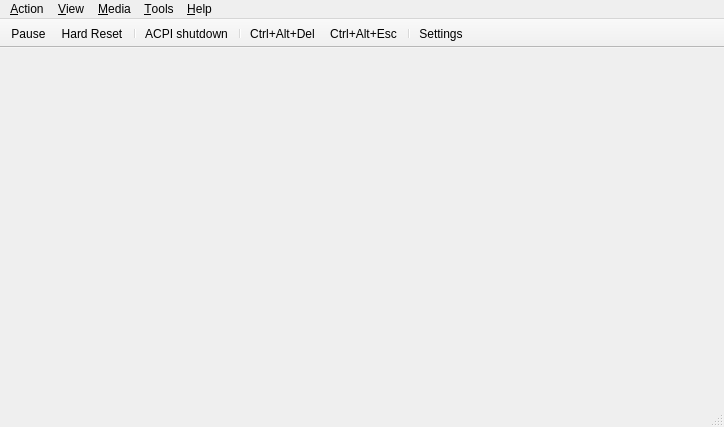
<?xml version="1.0" encoding="UTF-8"?>
<ui version="4.0">
 <class>MainWindow</class>
 <widget class="QMainWindow" name="MainWindow">
  <property name="geometry">
   <rect>
    <x>0</x>
    <y>0</y>
    <width>724</width>
    <height>427</height>
   </rect>
  </property>
  <property name="windowTitle">
   <string>86Box</string>
  </property>
  <widget class="QWidget" name="centralwidget">
   <property name="sizePolicy">
    <sizepolicy hsizetype="Expanding" vsizetype="Expanding">
     <horstretch>0</horstretch>
     <verstretch>0</verstretch>
    </sizepolicy>
   </property>
   <layout class="QVBoxLayout" name="verticalLayout">
    <property name="spacing">
     <number>0</number>
    </property>
    <property name="leftMargin">
     <number>0</number>
    </property>
    <property name="topMargin">
     <number>0</number>
    </property>
    <property name="rightMargin">
     <number>0</number>
    </property>
    <property name="bottomMargin">
     <number>0</number>
    </property>
    <item>
     <widget class="RendererStack" name="stackedWidget">
      <property name="sizePolicy">
       <sizepolicy hsizetype="Expanding" vsizetype="Expanding">
        <horstretch>0</horstretch>
        <verstretch>0</verstretch>
       </sizepolicy>
      </property>
     </widget>
    </item>
   </layout>
  </widget>
  <widget class="QMenuBar" name="menubar">
   <property name="geometry">
    <rect>
     <x>0</x>
     <y>0</y>
     <width>724</width>
     <height>21</height>
    </rect>
   </property>
   <widget class="QMenu" name="menuAction">
    <property name="title">
     <string>&amp;Action</string>
    </property>
    <widget class="QMenu" name="menuTablet_tool">
     <property name="title">
      <string>&amp;Tablet tool</string>
     </property>
     <addaction name="actionPen"/>
     <addaction name="actionCursor_Puck"/>
    </widget>
    <addaction name="menuTablet_tool"/>
    <addaction name="separator"/>
    <addaction name="actionKeyboard_requires_capture"/>
    <addaction name="actionRight_CTRL_is_left_ALT"/>
    <addaction name="separator"/>
    <addaction name="actionUpdate_mouse_every_CPU_frame"/>
    <addaction name="separator"/>
    <addaction name="actionAuto_pause"/>
    <addaction name="actionPause"/>
    <addaction name="separator"/>
    <addaction name="actionHard_Reset"/>
    <addaction name="actionCtrl_Alt_Del"/>
    <addaction name="separator"/>
    <addaction name="actionCtrl_Alt_Esc"/>
    <addaction name="separator"/>
    <addaction name="actionExit"/>
   </widget>
   <widget class="QMenu" name="menuTools">
    <property name="title">
     <string>&amp;Tools</string>
    </property>
    <widget class="QMenu" name="menuSound">
     <property name="title">
      <string>S&amp;ound</string>
     </property>
     <addaction name="actionMute_Unmute"/>
     <addaction name="separator"/>
     <addaction name="actionSound_gain"/>
    </widget>
    <addaction name="actionSettings"/>
    <addaction name="actionUpdate_status_bar_icons"/>
    <addaction name="separator"/>
    <addaction name="actionEnable_Discord_integration"/>
    <addaction name="separator"/>
    <addaction name="actionTake_screenshot"/>
    <addaction name="menuSound"/>
    <addaction name="separator"/>
    <addaction name="actionPreferences"/>
    <addaction name="separator"/>
    <addaction name="actionBegin_trace"/>
    <addaction name="actionEnd_trace"/>
    <addaction name="separator"/>
    <addaction name="actionMCA_devices"/>
    <addaction name="separator"/>
    <addaction name="actionOpen_printer_tray"/>
    <addaction name="actionOpen_screenshots_folder"/>
   </widget>
   <widget class="QMenu" name="menuView">
    <property name="title">
     <string>&amp;View</string>
    </property>
    <widget class="QMenu" name="menuRenderer">
     <property name="title">
      <string>Re&amp;nderer</string>
     </property>
     <addaction name="actionSoftware_Renderer"/>
     <addaction name="actionOpenGL_3_0_Core"/>
     <addaction name="actionVulkan"/>
     <addaction name="actionVNC"/>
    </widget>
    <widget class="QMenu" name="menuWindow_scale_factor">
     <property name="title">
      <string>&amp;Window scale factor</string>
     </property>
     <addaction name="action0_5x"/>
     <addaction name="action1x"/>
     <addaction name="action1_5x"/>
     <addaction name="action2x"/>
     <addaction name="action3x"/>
     <addaction name="action4x"/>
     <addaction name="action5x"/>
     <addaction name="action6x"/>
     <addaction name="action7x"/>
     <addaction name="action8x"/>
    </widget>
    <widget class="QMenu" name="menuFilter_method">
     <property name="title">
      <string>Fi&amp;lter method</string>
     </property>
     <addaction name="actionNearest"/>
     <addaction name="actionLinear"/>
    </widget>
    <widget class="QMenu" name="menuFullscreen_stretch_mode">
     <property name="title">
      <string>Fullscreen &amp;stretch mode</string>
     </property>
     <addaction name="actionFullScreen_stretch"/>
     <addaction name="actionFullScreen_43"/>
     <addaction name="actionFullScreen_keepRatio"/>
     <addaction name="actionFullScreen_int"/>
     <addaction name="actionFullScreen_int43"/>
    </widget>
    <widget class="QMenu" name="menuEGA_S_VGA_settings">
     <property name="title">
      <string>EGA/(S)&amp;VGA settings</string>
     </property>
     <widget class="QMenu" name="menuVGA_screen_type">
      <property name="title">
       <string>VGA screen &amp;type</string>
      </property>
      <addaction name="actionRGB_Color"/>
      <addaction name="actionRGB_Grayscale"/>
      <addaction name="actionAmber_monitor"/>
      <addaction name="actionGreen_monitor"/>
      <addaction name="actionWhite_monitor"/>
     </widget>
     <widget class="QMenu" name="menuGrayscale_conversion_type">
      <property name="title">
       <string>Grayscale &amp;conversion type</string>
      </property>
      <addaction name="actionBT601_NTSC_PAL"/>
      <addaction name="actionBT709_HDTV"/>
      <addaction name="actionAverage"/>
     </widget>
     <addaction name="actionInverted_VGA_monitor"/>
     <addaction name="menuVGA_screen_type"/>
     <addaction name="menuGrayscale_conversion_type"/>
    </widget>
    <addaction name="actionHide_tool_bar"/>
    <addaction name="actionHide_status_bar"/>
    <addaction name="separator"/>
    <addaction name="actionShow_non_primary_monitors"/>
    <addaction name="actionResizable_window"/>
    <addaction name="actionRemember_size_and_position"/>
    <addaction name="separator"/>
    <addaction name="menuRenderer"/>
    <addaction name="actionRenderer_options"/>
    <addaction name="separator"/>
    <addaction name="actionSpecify_dimensions"/>
    <addaction name="actionForce_4_3_display_ratio"/>
    <addaction name="menuWindow_scale_factor"/>
    <addaction name="menuFilter_method"/>
    <addaction name="actionHiDPI_scaling"/>
    <addaction name="separator"/>
    <addaction name="actionFullscreen"/>
    <addaction name="menuFullscreen_stretch_mode"/>
    <addaction name="actionApply_fullscreen_stretch_mode_when_maximized"/>
    <addaction name="actionCGA_composite_settings"/>
    <addaction name="menuEGA_S_VGA_settings"/>
    <addaction name="separator"/>
    <addaction name="actionCGA_PCjr_Tandy_EGA_S_VGA_overscan"/>
    <addaction name="actionChange_contrast_for_monochrome_display"/>
   </widget>
   <widget class="QMenu" name="menuMedia">
    <property name="title">
     <string>&amp;Media</string>
    </property>
   </widget>
   <widget class="QMenu" name="menuAbout">
    <property name="title">
     <string>&amp;Help</string>
    </property>
    <addaction name="actionDocumentation"/>
    <addaction name="actionAbout_86Box"/>
    <addaction name="actionAbout_Qt"/>
   </widget>
   <addaction name="menuAction"/>
   <addaction name="menuView"/>
   <addaction name="menuMedia"/>
   <addaction name="menuTools"/>
   <addaction name="menuAbout"/>
  </widget>
  <widget class="QStatusBar" name="statusbar"/>
  <widget class="QToolBar" name="toolBar">
   <property name="contextMenuPolicy">
    <enum>Qt::ContextMenuPolicy::PreventContextMenu</enum>
   </property>
   <property name="windowTitle">
    <string notr="true">toolBar</string>
   </property>
   <property name="autoFillBackground">
    <bool>true</bool>
   </property>
   <property name="movable">
    <bool>false</bool>
   </property>
   <property name="allowedAreas">
    <set>Qt::ToolBarArea::TopToolBarArea</set>
   </property>
   <property name="iconSize">
    <size>
     <width>16</width>
     <height>16</height>
    </size>
   </property>
   <property name="toolButtonStyle">
    <enum>Qt::ToolButtonStyle::ToolButtonIconOnly</enum>
   </property>
   <property name="floatable">
    <bool>false</bool>
   </property>
   <attribute name="toolBarArea">
    <enum>TopToolBarArea</enum>
   </attribute>
   <attribute name="toolBarBreak">
    <bool>false</bool>
   </attribute>
   <addaction name="actionPause"/>
   <addaction name="actionHard_Reset"/>
   <addaction name="separator"/>
   <addaction name="actionACPI_Shutdown"/>
   <addaction name="separator"/>
   <addaction name="actionCtrl_Alt_Del"/>
   <addaction name="actionCtrl_Alt_Esc"/>
   <addaction name="separator"/>
   <addaction name="actionSettings"/>
  </widget>
  <action name="actionUpdate_mouse_every_CPU_frame">
   <property name="checkable">
    <bool>true</bool>
   </property>
   <property name="text">
    <string>&amp;Update mouse every CPU frame</string>
   </property>
  </action>
  <action name="actionAuto_pause">
   <property name="checkable">
    <bool>true</bool>
   </property>
   <property name="text">
    <string>&amp;Auto-pause on focus loss</string>
   </property>
  </action>
  <action name="actionKeyboard_requires_capture">
   <property name="checkable">
    <bool>true</bool>
   </property>
   <property name="text">
    <string>&amp;Keyboard requires capture</string>
   </property>
  </action>
  <action name="actionRight_CTRL_is_left_ALT">
   <property name="checkable">
    <bool>true</bool>
   </property>
   <property name="text">
    <string>&amp;Right CTRL is left ALT</string>
   </property>
  </action>
  <action name="actionHard_Reset">
   <property name="icon">
    <iconset resource="../qt_resources.qrc">
     <normaloff>:/menuicons/qt/icons/hard_reset.ico</normaloff>:/menuicons/qt/icons/hard_reset.ico</iconset>
   </property>
   <property name="text">
    <string>&amp;Hard Reset...</string>
   </property>
   <property name="iconVisibleInMenu">
    <bool>false</bool>
   </property>
  </action>
  <action name="actionCtrl_Alt_Del">
   <property name="icon">
    <iconset resource="../qt_resources.qrc">
     <normaloff>:/menuicons/qt/icons/send_cad.ico</normaloff>:/menuicons/qt/icons/send_cad.ico</iconset>
   </property>
   <property name="text">
    <string>Ctrl+Alt+Del</string>
   </property>
   <property name="toolTip">
    <string>Ctrl+Alt+Del</string>
   </property>
   <property name="shortcut">
    <string>Ctrl+F12</string>
   </property>
   <property name="iconVisibleInMenu">
    <bool>false</bool>
   </property>
   <property name="shortcutVisibleInContextMenu">
    <bool>false</bool>
   </property>
  </action>
  <action name="actionCtrl_Alt_Esc">
   <property name="icon">
    <iconset resource="../qt_resources.qrc">
     <normaloff>:/menuicons/qt/icons/send_cae.ico</normaloff>:/menuicons/qt/icons/send_cae.ico</iconset>
   </property>
   <property name="text">
    <string>Ctrl+Alt+Esc</string>
   </property>
   <property name="iconVisibleInMenu">
    <bool>false</bool>
   </property>
  </action>
  <action name="actionPause">
   <property name="icon">
    <iconset resource="../qt_resources.qrc">
     <normaloff>:/menuicons/qt/icons/pause.ico</normaloff>:/menuicons/qt/icons/pause.ico</iconset>
   </property>
   <property name="text">
    <string>&amp;Pause</string>
   </property>
   <property name="iconVisibleInMenu">
    <bool>false</bool>
   </property>
  </action>
  <action name="actionExit">
   <property name="text">
    <string>E&amp;xit</string>
   </property>
   <property name="menuRole">
    <enum>QAction::MenuRole::QuitRole</enum>
   </property>
  </action>
  <action name="actionSettings">
   <property name="icon">
    <iconset resource="../qt_resources.qrc">
     <normaloff>:/menuicons/qt/icons/settings.ico</normaloff>:/menuicons/qt/icons/settings.ico</iconset>
   </property>
   <property name="text">
    <string>&amp;Settings...</string>
   </property>
   <property name="menuRole">
    <enum>QAction::MenuRole::NoRole</enum>
   </property>
   <property name="iconVisibleInMenu">
    <bool>false</bool>
   </property>
  </action>
  <action name="actionFullscreen">
   <property name="text">
    <string>&amp;Fullscreen</string>
   </property>
   <property name="shortcut">
    <string>Ctrl+Alt+PgUp</string>
   </property>
  </action>
  <action name="actionSoftware_Renderer">
   <property name="checkable">
    <bool>true</bool>
   </property>
   <property name="text">
    <string>&amp;Qt (Software)</string>
   </property>
   <property name="vid_api" stdset="0">
    <number>0</number>
   </property>
  </action>
  <action name="actionHide_status_bar">
   <property name="checkable">
    <bool>true</bool>
   </property>
   <property name="text">
    <string>&amp;Hide status bar</string>
   </property>
  </action>
  <action name="actionResizable_window">
   <property name="checkable">
    <bool>true</bool>
   </property>
   <property name="text">
    <string>&amp;Resizeable window</string>
   </property>
  </action>
  <action name="actionRemember_size_and_position">
   <property name="checkable">
    <bool>true</bool>
   </property>
   <property name="text">
    <string>R&amp;emember size &amp;&amp; position</string>
   </property>
  </action>
  <action name="actionSpecify_dimensions">
   <property name="text">
    <string>Specify &amp;dimensions...</string>
   </property>
  </action>
  <action name="actionForce_4_3_display_ratio">
   <property name="checkable">
    <bool>true</bool>
   </property>
   <property name="text">
    <string>Force &amp;4:3 display ratio</string>
   </property>
  </action>
  <action name="actionHiDPI_scaling">
   <property name="checkable">
    <bool>true</bool>
   </property>
   <property name="text">
    <string>Hi&amp;DPI scaling</string>
   </property>
  </action>
  <action name="actionCGA_PCjr_Tandy_EGA_S_VGA_overscan">
   <property name="checkable">
    <bool>true</bool>
   </property>
   <property name="text">
    <string>CGA/PCjr/Tandy/E&amp;GA/(S)VGA overscan</string>
   </property>
  </action>
  <action name="actionChange_contrast_for_monochrome_display">
   <property name="checkable">
    <bool>true</bool>
   </property>
   <property name="text">
    <string>Change contrast for &amp;monochrome display</string>
   </property>
  </action>
  <action name="action0_5x">
   <property name="checkable">
    <bool>true</bool>
   </property>
   <property name="text">
    <string>&amp;0.5x</string>
   </property>
  </action>
  <action name="action1x">
   <property name="checkable">
    <bool>true</bool>
   </property>
   <property name="text">
    <string>&amp;1x</string>
   </property>
  </action>
  <action name="action1_5x">
   <property name="checkable">
    <bool>true</bool>
   </property>
   <property name="text">
    <string>1.&amp;5x</string>
   </property>
  </action>
  <action name="action2x">
   <property name="checkable">
    <bool>true</bool>
   </property>
   <property name="text">
    <string>&amp;2x</string>
   </property>
  </action>
  <action name="action3x">
   <property name="checkable">
    <bool>true</bool>
   </property>
   <property name="text">
    <string>&amp;3x</string>
   </property>
  </action>
  <action name="action4x">
   <property name="checkable">
    <bool>true</bool>
   </property>
   <property name="text">
    <string>&amp;4x</string>
   </property>
  </action>
  <action name="action5x">
   <property name="checkable">
    <bool>true</bool>
   </property>
   <property name="text">
    <string>&amp;5x</string>
   </property>
  </action>
  <action name="action6x">
   <property name="checkable">
    <bool>true</bool>
   </property>
   <property name="text">
    <string>&amp;6x</string>
   </property>
  </action>
  <action name="action7x">
   <property name="checkable">
    <bool>true</bool>
   </property>
   <property name="text">
    <string>&amp;7x</string>
   </property>
  </action>
  <action name="action8x">
   <property name="checkable">
    <bool>true</bool>
   </property>
   <property name="text">
    <string>&amp;8x</string>
   </property>
  </action>
  <action name="actionNearest">
   <property name="checkable">
    <bool>true</bool>
   </property>
   <property name="text">
    <string>&amp;Nearest</string>
   </property>
  </action>
  <action name="actionLinear">
   <property name="checkable">
    <bool>true</bool>
   </property>
   <property name="text">
    <string>&amp;Linear</string>
   </property>
  </action>
  <action name="actionFullScreen_stretch">
   <property name="checkable">
    <bool>true</bool>
   </property>
   <property name="text">
    <string>&amp;Full screen stretch</string>
   </property>
  </action>
  <action name="actionFullScreen_43">
   <property name="checkable">
    <bool>true</bool>
   </property>
   <property name="text">
    <string>&amp;4:3</string>
   </property>
  </action>
  <action name="actionFullScreen_keepRatio">
   <property name="checkable">
    <bool>true</bool>
   </property>
   <property name="text">
    <string>&amp;Square pixels (Keep ratio)</string>
   </property>
  </action>
  <action name="actionFullScreen_int">
   <property name="checkable">
    <bool>true</bool>
   </property>
   <property name="text">
    <string>&amp;Integer scale</string>
   </property>
  </action>
  <action name="actionFullScreen_int43">
   <property name="checkable">
    <bool>true</bool>
   </property>
   <property name="text">
    <string>4:&amp;3 Integer scale</string>
   </property>
  </action>
  <action name="actionInverted_VGA_monitor">
   <property name="checkable">
    <bool>true</bool>
   </property>
   <property name="text">
    <string>&amp;Inverted VGA monitor</string>
   </property>
  </action>
  <action name="actionRGB_Color">
   <property name="checkable">
    <bool>true</bool>
   </property>
   <property name="text">
    <string>RGB &amp;Color</string>
   </property>
  </action>
  <action name="actionRGB_Grayscale">
   <property name="checkable">
    <bool>true</bool>
   </property>
   <property name="text">
    <string>&amp;RGB Grayscale</string>
   </property>
  </action>
  <action name="actionAmber_monitor">
   <property name="checkable">
    <bool>true</bool>
   </property>
   <property name="text">
    <string>&amp;Amber monitor</string>
   </property>
  </action>
  <action name="actionGreen_monitor">
   <property name="checkable">
    <bool>true</bool>
   </property>
   <property name="text">
    <string>&amp;Green monitor</string>
   </property>
  </action>
  <action name="actionWhite_monitor">
   <property name="checkable">
    <bool>true</bool>
   </property>
   <property name="text">
    <string>&amp;White monitor</string>
   </property>
  </action>
  <action name="actionBT601_NTSC_PAL">
   <property name="checkable">
    <bool>true</bool>
   </property>
   <property name="text">
    <string>BT&amp;601 (NTSC/PAL)</string>
   </property>
  </action>
  <action name="actionBT709_HDTV">
   <property name="checkable">
    <bool>true</bool>
   </property>
   <property name="text">
    <string>BT&amp;709 (HDTV)</string>
   </property>
  </action>
  <action name="actionAverage">
   <property name="checkable">
    <bool>true</bool>
   </property>
   <property name="text">
    <string>&amp;Average</string>
   </property>
  </action>
  <action name="actionAbout_Qt">
   <property name="text">
    <string>About &amp;Qt</string>
   </property>
   <property name="visible">
    <bool>false</bool>
   </property>
   <property name="menuRole">
    <enum>QAction::MenuRole::AboutQtRole</enum>
   </property>
  </action>
  <action name="actionAbout_86Box">
   <property name="text">
    <string>&amp;About 86Box...</string>
   </property>
   <property name="menuRole">
    <enum>QAction::MenuRole::AboutRole</enum>
   </property>
  </action>
  <action name="actionDocumentation">
   <property name="text">
    <string>&amp;Documentation...</string>
   </property>
  </action>
  <action name="actionUpdate_status_bar_icons">
   <property name="checkable">
    <bool>true</bool>
   </property>
   <property name="text">
    <string>&amp;Update status bar icons</string>
   </property>
  </action>
  <action name="actionTake_screenshot">
   <property name="text">
    <string>Take s&amp;creenshot</string>
   </property>
   <property name="shortcut">
    <string>Ctrl+F11</string>
   </property>
   <property name="shortcutVisibleInContextMenu">
    <bool>false</bool>
   </property>
  </action>
  <action name="actionMute_Unmute">
   <property name="text">
    <string>&amp;Mute</string>
   </property>
  </action>
  <action name="actionSound_gain">
   <property name="text">
    <string>Sound &amp;gain...</string>
   </property>
  </action>
  <action name="actionOpenGL_3_0_Core">
   <property name="checkable">
    <bool>true</bool>
   </property>
   <property name="text">
    <string>Open&amp;GL (3.0 Core)</string>
   </property>
   <property name="vid_api" stdset="0">
    <number>1</number>
   </property>
  </action>
  <action name="actionPreferences">
   <property name="text">
    <string>&amp;Preferences...</string>
   </property>
   <property name="menuRole">
    <enum>QAction::MenuRole::PreferencesRole</enum>
   </property>
  </action>
  <action name="actionEnable_Discord_integration">
   <property name="checkable">
    <bool>true</bool>
   </property>
   <property name="text">
    <string>Enable &amp;Discord integration</string>
   </property>
  </action>
  <action name="actionHide_tool_bar">
   <property name="checkable">
    <bool>true</bool>
   </property>
   <property name="text">
    <string>Hide &amp;toolbar</string>
   </property>
   <property name="toolTip">
    <string>Hide tool bar</string>
   </property>
  </action>
  <action name="actionACPI_Shutdown">
   <property name="enabled">
    <bool>true</bool>
   </property>
   <property name="icon">
    <iconset resource="../qt_resources.qrc">
     <normaloff>:/menuicons/qt/icons/acpi_shutdown.ico</normaloff>:/menuicons/qt/icons/acpi_shutdown.ico</iconset>
   </property>
   <property name="text">
    <string>ACP&amp;I shutdown</string>
   </property>
   <property name="toolTip">
    <string>ACPI shutdown</string>
   </property>
   <property name="visible">
    <bool>true</bool>
   </property>
  </action>
  <action name="actionBegin_trace">
   <property name="text">
    <string>Begin trace</string>
   </property>
   <property name="shortcut">
    <string>Ctrl+T</string>
   </property>
   <property name="visible">
    <bool>false</bool>
   </property>
   <property name="shortcutVisibleInContextMenu">
    <bool>false</bool>
   </property>
  </action>
  <action name="actionEnd_trace">
   <property name="text">
    <string>End trace</string>
   </property>
   <property name="shortcut">
    <string>Ctrl+T</string>
   </property>
   <property name="visible">
    <bool>false</bool>
   </property>
   <property name="shortcutVisibleInContextMenu">
    <bool>false</bool>
   </property>
  </action>
  <action name="actionRenderer_options">
   <property name="text">
    <string>Renderer &amp;options...</string>
   </property>
   <property name="menuRole">
    <enum>QAction::MenuRole::NoRole</enum>
   </property>
  </action>
  <action name="actionVulkan">
   <property name="checkable">
    <bool>true</bool>
   </property>
   <property name="text">
    <string>&amp;Vulkan</string>
   </property>
   <property name="vid_api" stdset="0">
    <number>2</number>
   </property>
  </action>
  <action name="actionMCA_devices">
   <property name="text">
    <string>&amp;MCA devices...</string>
   </property>
  </action>
  <action name="actionShow_non_primary_monitors">
   <property name="checkable">
    <bool>true</bool>
   </property>
   <property name="text">
    <string>Show non-&amp;primary monitors</string>
   </property>
  </action>
  <action name="actionVNC">
   <property name="checkable">
    <bool>true</bool>
   </property>
   <property name="text">
    <string>&amp;VNC</string>
   </property>
   <property name="vid_api" stdset="0">
    <number>3</number>
   </property>
  </action>
  <action name="actionOpen_printer_tray">
   <property name="text">
    <string>Open p&amp;rinter tray...</string>
   </property>
  </action>
  <action name="actionOpen_screenshots_folder">
   <property name="text">
    <string>Open screenshots &amp;folder...</string>
   </property>
  </action>
  <action name="actionApply_fullscreen_stretch_mode_when_maximized">
   <property name="checkable">
    <bool>true</bool>
   </property>
   <property name="text">
    <string>Appl&amp;y fullscreen stretch mode when maximized</string>
   </property>
  </action>
  <action name="actionCursor_Puck">
   <property name="checkable">
    <bool>true</bool>
   </property>
   <property name="text">
    <string>&amp;Cursor/Puck</string>
   </property>
  </action>
  <action name="actionPen">
   <property name="checkable">
    <bool>true</bool>
   </property>
   <property name="text">
    <string>&amp;Pen</string>
   </property>
  </action>
  <action name="actionCGA_composite_settings">
   <property name="text">
    <string>&amp;CGA composite settings...</string>
   </property>
  </action>
 </widget>
 <customwidgets>
  <customwidget>
   <class>RendererStack</class>
   <extends>QStackedWidget</extends>
   <header>qt_rendererstack.hpp</header>
   <container>1</container>
  </customwidget>
 </customwidgets>
 <resources>
  <include location="../qt_resources.qrc"/>
 </resources>
 <connections/>
</ui>
